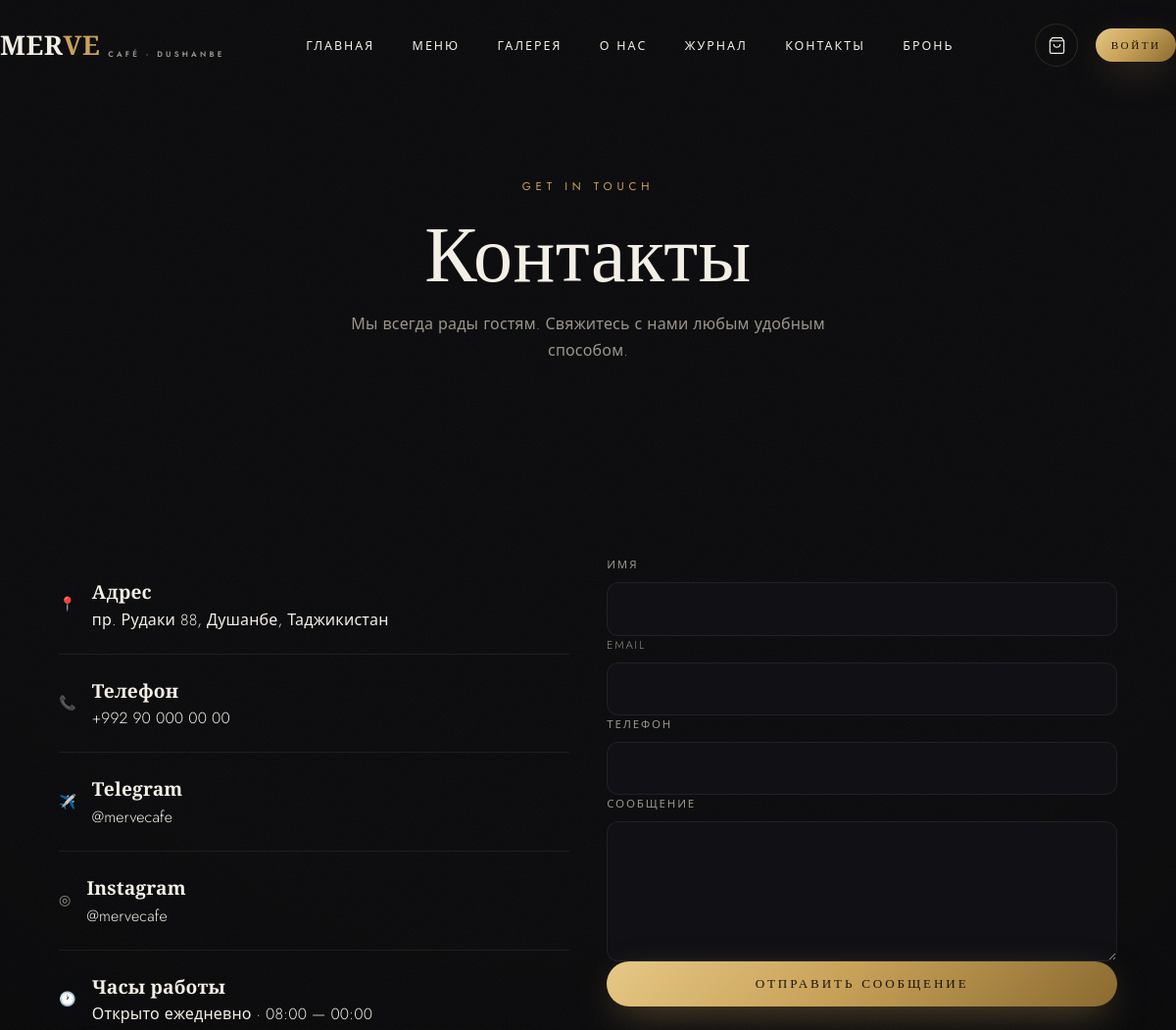
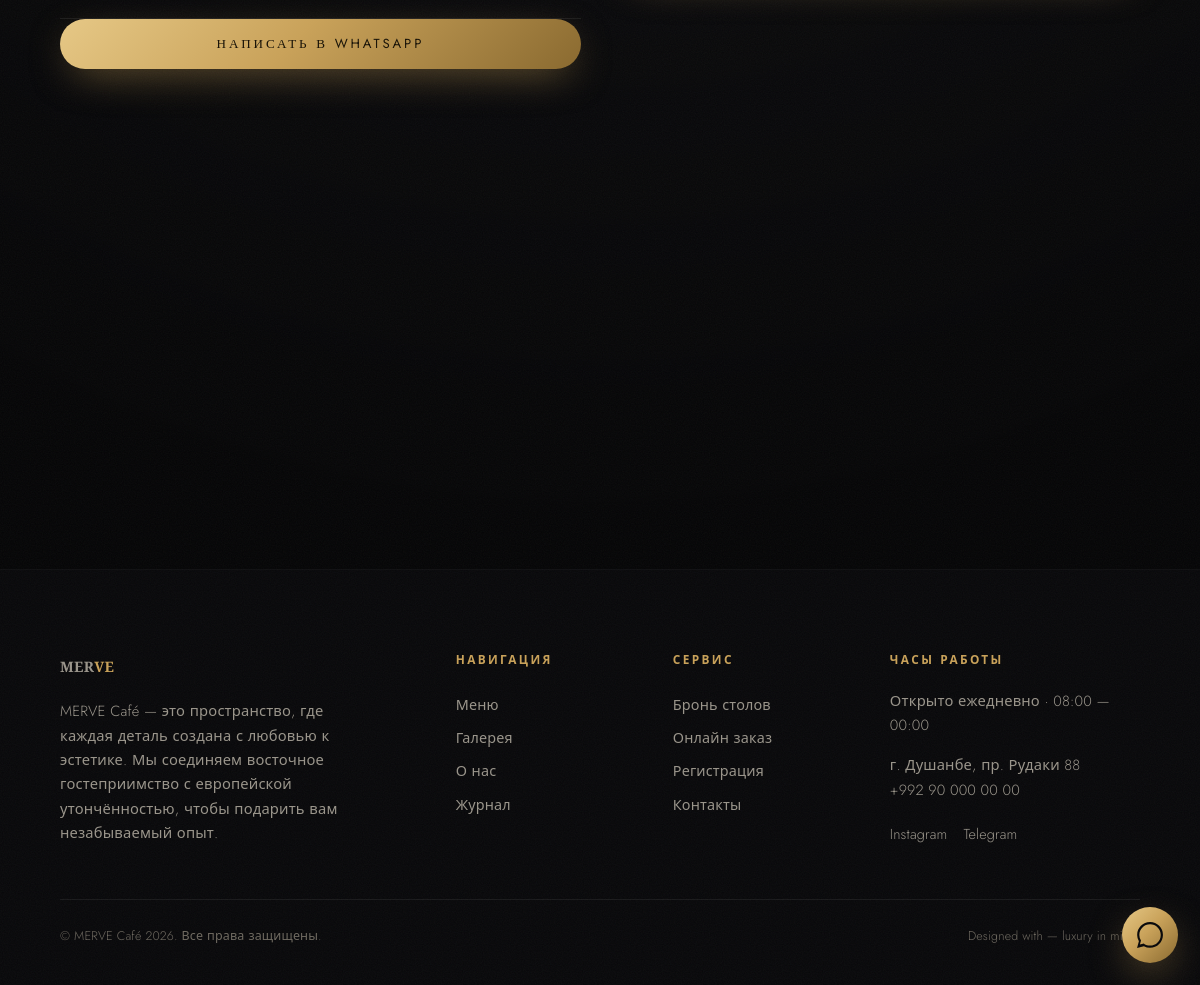
The app's page /contact with its own data (2 pictures, top to bottom).
### app/models.py (models this page shows)
class SiteContent(db.Model):
    __tablename__ = "site_content"
    id = db.Column(db.Integer, primary_key=True)
    key = db.Column(db.String(80), unique=True, nullable=False, index=True)
    value = db.Column(db.Text, default="")
    @staticmethod
    def get(key, default=""):
        row = SiteContent.query.filter_by(key=key).first()
        return row.value if row else default

### app/blueprints/main.py (the view, shortened to what this page needs)
@main_bp.route("/contact", methods=["GET", "POST"])
def contact():
    return render_template("contact.html")

### app/templates/contact.html (shortened to what this page needs)
{% extends "base.html" %}
{% block content %}
<header class="page-hero">
  <div class="container">
    <span class="eyebrow reveal">Get in touch</span>
    <h1 class="page-title reveal">Контакты</h1>
    <p class="page-sub reveal">Мы всегда рады гостям. Свяжитесь с нами любым удобным способом.</p>
  </div>
</header>
<section class="section">
  <div class="container contact-grid">
    <div class="contact-info reveal">
      <ul class="contact-list">
        <li>
          <span class="ci-ico">📍</span>
          <div><b>Адрес</b><p>пр. Рудаки 88, Душанбе, Таджикистан</p></div>
        </li>
        <li>
          <span class="ci-ico">📞</span>
          <div><b>Телефон</b><p><a href="tel:+992900000000">+992 90 000 00 00</a></p></div>
        </li>
        <li>
          <span class="ci-ico">✈️</span>
          <div><b>Telegram</b><p><a href="https://t.me/mervecafe" target="_blank" rel="noopener">@mervecafe</a></p></div>
        </li>
        <li>
          <span class="ci-ico">◎</span>
          <div><b>Instagram</b><p><a href="https://instagram.com/mervecafe" target="_blank" rel="noopener">@mervecafe</a></p></div>
        </li>
        <li>
          <span class="ci-ico">🕐</span>
          <div><b>Часы работы</b><p>{{ site.get('banner_text', 'Ежедневно · 08:00 — 00:00') }}</p></div>
        </li>
      </ul>
      <a href="https://wa.me/992900000000" target="_blank" rel="noopener" class="btn btn-gold btn-block">Написать в WhatsApp</a>
    </div>
    <div class="contact-form-wrap reveal">
      <form method="post" action="{{ url_for('main.contact') }}" class="lux-form">
        <div class="grid-2">
          <div class="field"><label>Имя</label><input type="text" name="name" required></div>
          <div class="field"><label>Email</label><input type="email" name="email"></div>
        </div>
        <div class="field"><label>Телефон</label><input type="tel" name="phone"></div>
        <div class="field"><label>Сообщение</label><textarea name="message" rows="5" required></textarea></div>
        <button type="submit" class="btn btn-gold btn-block btn-lg">Отправить сообщение</button>
      </form>
    </div>
  </div>
  <div class="map-embed reveal">
    <iframe
      title="MERVE Café на карте"
      src="https://www.openstreetmap.org/export/embed.html?bbox=68.77%2C38.56%2C68.81%2C38.59&amp;layer=mapnik&amp;marker=38.5758%2C68.7870"
      loading="lazy"></iframe>
  </div>
</section>
{% endblock %}

### app/templates/partials/footer.html
<footer class="footer">
  <div class="container">
    <div class="footer-grid">
      <div>
        <a class="brand" href="{{ url_for('main.index') }}"><span>MER<b>VE</b></span></a>
        <p class="lead">{{ site.get('about_text', 'Luxury кафе и ресторан в самом сердце Душанбе. Где вкус, атмосфера и эстетика встречаются.') }}</p>
      </div>
      <div>
        <h5>Навигация</h5>
        <a href="{{ url_for('menu.menu') }}">Меню</a>
        <a href="{{ url_for('main.gallery') }}">Галерея</a>
        <a href="{{ url_for('main.about') }}">О нас</a>
        <a href="{{ url_for('main.blog') }}">Журнал</a>
      </div>
      <div>
        <h5>Сервис</h5>
        <a href="{{ url_for('booking.booking') }}">Бронь столов</a>
        <a href="{{ url_for('menu.menu') }}">Онлайн заказ</a>
        <a href="{{ url_for('auth.register') }}">Регистрация</a>
        <a href="{{ url_for('main.contact') }}">Контакты</a>
      </div>
      <div>
        <h5>Часы работы</h5>
        <p class="lead">{{ site.get('banner_text', 'Открыто ежедневно · 08:00 — 00:00') }}</p>
        <p class="lead">г. Душанбе, пр. Рудаки 88<br>+992 90 000 00 00</p>
        <div style="display:flex;gap:1rem;margin-top:1rem">
          <a href="https://instagram.com" target="_blank" rel="noopener">Instagram</a>
          <a href="https://t.me" target="_blank" rel="noopener">Telegram</a>
        </div>
      </div>
    </div>
    <div class="footer-bottom">
      <span>© {{ BRAND }} {{ 2026 }}. Все права защищены.</span>
      <span>Designed with — luxury in mind.</span>
    </div>
  </div>
</footer>

### app/static/css/luxury.css (style rules this page uses)
:root { --ink:#0a0a0c; --graphite:#101015; --panel:#16161d; --panel-2:#1d1d26; --line:rgba(201,162,90,.18); --line-soft:rgba(255,255,255,.07); --gold:#c9a25a; --gold-bright:#e6c886; --gold-deep:#9c7a3c; --cream:#f4efe6; --muted:#9a958b; --muted-2:#6f6a61; --radius:18px; --radius-lg:26px; --ease:cubic-bezier(.16,1,.3,1); --shadow:0 30px 80px -30px rgba(0,0,0,.85); --maxw:1280px; --grad-gold:linear-gradient(135deg,#e6c886 0%,#c9a25a 45%,#8a6a30 100%); }
*,*::before,*::after { box-sizing:border-box;margin:0;padding:0 }
html { -webkit-font-smoothing:antialiased }
body { font-family:"Jost",system-ui,sans-serif; background:var(--ink); color:var(--cream); line-height:1.65; font-weight:300; letter-spacing:.01em; overflow-x:hidden; }
body::before { content:"";position:fixed;inset:0;z-index:1;pointer-events:none; background:radial-gradient(120% 80% at 50% 0%,transparent 55%,rgba(0,0,0,.55) 100%); }
body::after { content:"";position:fixed;inset:0;z-index:2;pointer-events:none;opacity:.05; }
h1,h2,h3,h4,.display { font-family:"Cormorant Garamond",Georgia,serif;font-weight:500;line-height:1.05;letter-spacing:.005em }
a { color:inherit;text-decoration:none }
.container { width:100%;max-width:var(--maxw);margin:0 auto;padding:0 clamp(20px,5vw,64px);position:relative;z-index:3 }
.eyebrow { font-size:.72rem;letter-spacing:.42em;text-transform:uppercase;color:var(--gold);font-weight:400 }
section { position:relative;z-index:3 }
.btn { --bw:1px;position:relative;display:inline-flex;align-items:center;gap:.7em; padding:1.05em 2.4em;font-family:"Jost";font-size:.82rem;font-weight:400; letter-spacing:.22em;text-transform:uppercase;cursor:pointer;border:none; border-radius:100px;transition:all .5s var(--ease);overflow:hidden; }
.btn-gold { background:var(--grad-gold);color:#1a1408;box-shadow:0 12px 40px -12px rgba(201,162,90,.6) }
.btn-block { width:100%;justify-content:center }
.brand { font-family:"Cormorant Garamond";font-size:1.7rem;font-weight:600;letter-spacing:.02em;display:flex;align-items:center;gap:.5rem }
.brand b { color:var(--gold) }
.section { padding:clamp(5rem,11vw,9rem) 0 }
.reveal { opacity:0;transform:translateY(36px);transition:opacity 1s var(--ease),transform 1s var(--ease) }
.field { display:flex;flex-direction:column;gap:.5rem }
.field label { font-size:.72rem;letter-spacing:.16em;text-transform:uppercase;color:var(--muted) }
.field input,.field select,.field textarea { background:var(--graphite);border:1px solid var(--line-soft);color:var(--cream); padding:.95rem 1.1rem;border-radius:12px;font-family:"Jost";font-size:.95rem;transition:.35s;width:100% }
.field textarea { resize:vertical;min-height:120px }
.contact-grid { display:grid;grid-template-columns:1fr 1fr;gap:2.4rem }
.contact-info li { list-style:none;display:flex;gap:1rem;padding:1.3rem 0;border-bottom:1px solid var(--line-soft);align-items:center }
.contact-info b { display:block;font-family:"Cormorant Garamond";font-size:1.2rem }
.contact-info span { color:var(--muted);font-size:.88rem }
.map-embed { border-radius:var(--radius-lg);overflow:hidden;min-height:280px;filter:grayscale(.3) contrast(1.05) }
.map-embed iframe { width:100%;height:100%;min-height:280px;border:0 }
.footer { background:var(--graphite);border-top:1px solid var(--line-soft);padding:5rem 0 2.4rem;margin-top:5rem }
.footer-grid { display:grid;grid-template-columns:2fr 1fr 1fr 1.4fr;gap:2.4rem }
.footer h5 { font-size:.74rem;letter-spacing:.2em;text-transform:uppercase;color:var(--gold);margin-bottom:1.2rem }
.footer a { color:var(--muted);font-size:.9rem;display:block;padding:.3rem 0;transition:.3s }
.footer .lead { color:var(--muted);font-size:.92rem;max-width:300px;margin-top:1rem }
.footer-bottom { margin-top:3rem;padding-top:1.6rem;border-top:1px solid var(--line-soft);display:flex;justify-content:space-between;flex-wrap:wrap;gap:1rem;color:var(--muted-2);font-size:.78rem }
.page-hero { padding:11rem 0 4rem;text-align:center;position:relative }
.page-hero h1 { font-size:clamp(2.6rem,7vw,5rem);margin:1rem 0 }
.page-hero p { color:var(--muted);max-width:560px;margin:0 auto }

### records on screen
SiteContent: get "Открыто ежедневно · 08:00 — 00:00"
SiteContent: get "MERVE Café — это пространство, где каждая деталь создана с любовью к эстетике. Мы соединяем восточное гостеприимство с европейской утончённостью, чтобы подарить вам незабываемый опыт."

### other values on screen
{{ BRAND }} "MERVE Café"
{{ 2026 }} "2026"
